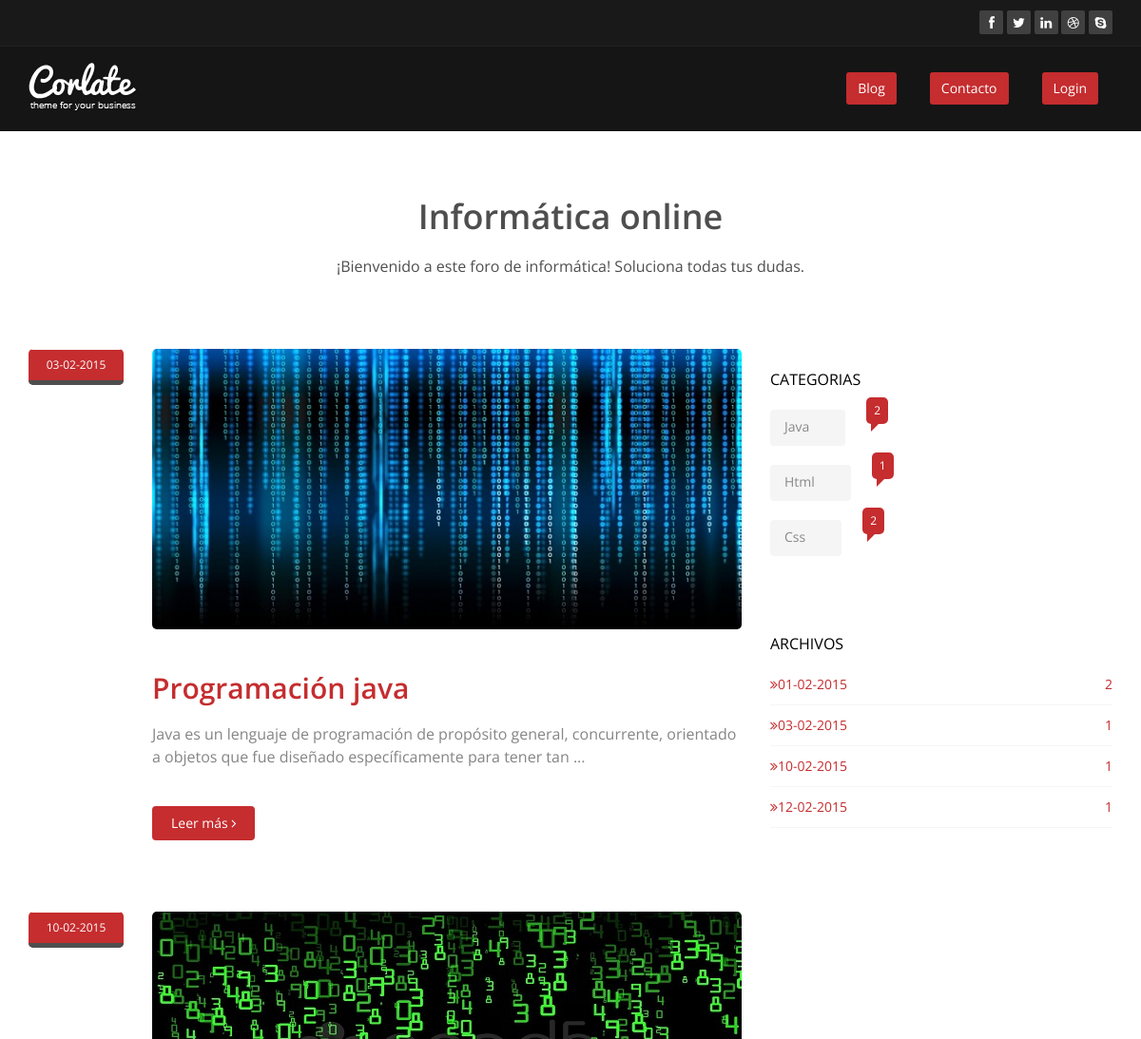
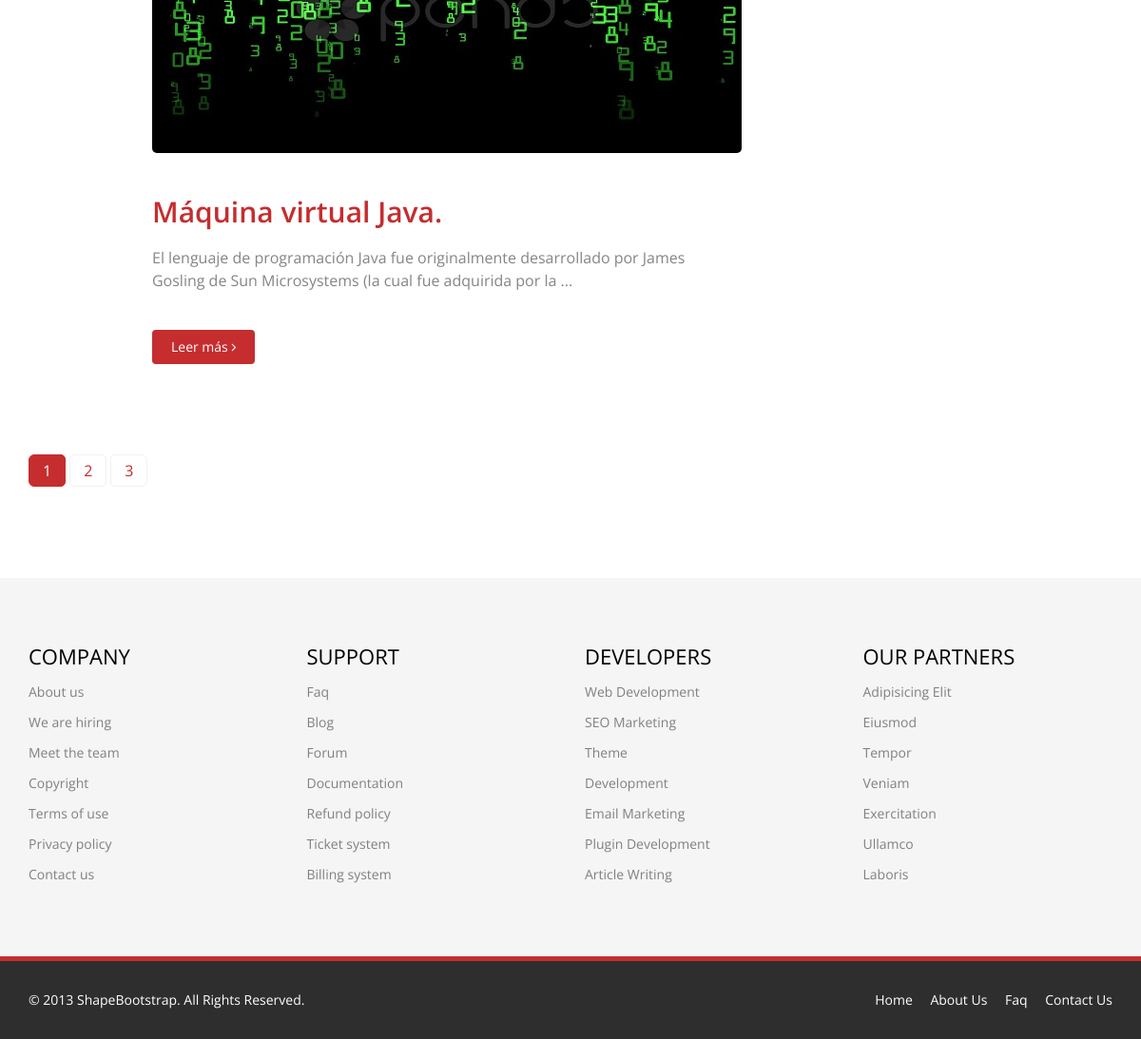
The page / on the database its author committed (2 pictures, top to bottom).
### tables this page shows
CREATE TABLE IF NOT EXISTS `post` (
  `id_post` int(11) NOT NULL AUTO_INCREMENT,
  `id_category` int(11) NOT NULL,
  `title_post` varchar(35) NOT NULL,
  `body_post` text NOT NULL,
  `tag_post` varchar(60) DEFAULT NULL,
  `image_post` varchar(255) NOT NULL,
  `date_post` timestamp NOT NULL DEFAULT CURRENT_TIMESTAMP ON UPDATE CURRENT_TIMESTAMP,
  PRIMARY KEY (`id_post`)
);

### include/config.php (called while the page is built, shortened)
<?php
	$base_url = "http://localhost/blog/";
?>

### function/blogfunction.php (called while the page is built)
<?php
	function blogdelimited ($string, $limiter){
		$string = explode(" ", $string);
		$string = array_slice($string, 0, $limiter);
		$string = implode(" ", $string);
		$string .=" ...";
		return $string;
	}
?>

### index.php (the view, shortened to what this page needs)
<?php include "/include/config.php"; ?>
<?php include "/function/blogfunction.php"; ?>
<!DOCTYPE html>
<html lang="en">
<head>
    <link href="css/bootstrap.min.css" rel="stylesheet">
    <link href="css/font-awesome.min.css" rel="stylesheet">
    <link href="css/prettyPhoto.css" rel="stylesheet">
    <link href="css/animate.min.css" rel="stylesheet">
    <link href="css/main.css" rel="stylesheet">
    <link href="css/responsive.css" rel="stylesheet">
</head>
<body>
  <?php include "/include/header.php"; ?>
    <section id="blog" class="container">
        <div class="center">
            <h2>Informática online</h2>
            <p class="lead">¡Bienvenido a este foro de informática! Soluciona todas tus dudas.</p>
        </div>
        <div class="blog">
            <div class="row">
                 <div class="col-md-8">
                 	<?php
                 		$start=0;
                 	 ?>
                 	<?php $sql = "SELECT * FROM post LIMIT ".$start.",".LIMITER;
                 	 ?>
                 	  	<?php if ($result =$mysqli -> query ($sql)){ ?>
                        	  <?php if ($result -> num_rows >0){?>
                        	  	 <?php while ($post = $result -> fetch_array ()){ ?>
                        	  	 	 <div class="blog-item">
				                        <div class="row">
				                            <div class="col-xs-12 col-sm-2 text-center">
				                                <div class="entry-meta">
				                                    <span id="publish_date"><?php echo date ("d-m-Y", strtotime($post ['date_post'])); ?></span>
				                                </div>
				                            </div>
				                            <div class="col-xs-12 col-sm-10 blog-content">
				                                <a href="#"><?php $target_path="uploads"; echo '<img class="img-responsive img-blog" src="'.$target_path."/".$post['image_post'].'" width="100%" alt="" >';?></a>
				                                <h2><a href="<?php echo $base_url."single_post.php?id_post=".$post["id_post"]?>"><?php echo $post ['title_post']; ?></a></h2>
				                                <h3><?php echo blogdelimited ($post ['body_post'], 20); ?></h3>
				                                <a class="btn btn-primary readmore" href="<?php echo $base_url."single_post.php?id_post=".$post["id_post"]?>" >Leer más <i class="fa fa-angle-right"></i></a>
				                            </div>
				                        </div>
				                    </div>
                        	  	 <?php } ?>
                        	  <?php } ?>
                        <?php } ?>
                    <ul class="pagination pagination-lg">
                    	<?php
                    		$sql="SELECT id_post FROM post";
							$result =$mysqli -> query ($sql);
							$page=ceil($result->num_rows/LIMITER);
							$x=0;
							$active="";
							for($i=1;$i<=$page;$i++){
								if($i==1){
									if($start==0)$active='class="active"';
									echo '<li '.$active.'><a href="'.$base_url.'index.php">'.$i.'</a></li>';
								}else{
									$x+=LIMITER;
									echo '<li '.$active.'><a href="'.$base_url.'index.php?start='.$x.'">'.$i.'</a></li>';
								}
								$active="";
							}
                    	 ?>
                    </ul>
                </div>
               <?php include "/include/aside_right.php"; ?>
            </div>
        </div>
    </section>
  <?php include "/include/footer.php"; ?>
</body>
</html>

### css/main.css (style rules this page uses)
body { background: #fff; font-family: 'Open Sans', sans-serif; color:#4e4e4e; line-height: 22px; }
h1, h2, h3, h4, h5, h6 { font-weight: 600; font-family: 'Open Sans', sans-serif; color:#4e4e4e; }
h2 { font-size: 20px; }
h3 { font-size: 16px; color: #787878; font-weight: 400; line-height: 24px; }
a { color: #c52d2f; -webkit-transition: color 300ms, background-color 300ms; -moz-transition: color 300ms, background-color 300ms; -o-transition: color 300ms, background-color 300ms; transition: color 300ms, background-color 300ms; }
.btn-primary { padding: 8px 20px; background: #c52d2f; color: #fff; border-radius: 4px; border:none; margin-top: 10px; }
.center h2 { font-size: 36px; margin-top: 0; margin-bottom: 20px; }
body > section { padding: 70px 0; }
.center { text-align: center; padding-bottom: 55px; }
.lead { font-size: 16px; line-height: 24px; font-weight: 400; }
.blog-item { border-radius: 0; overflow: hidden; margin-bottom: 50px; }
.blog .blog-item .img-blog { border-radius: 5px; margin-bottom: 45px; }
.blog .blog-item .blog-content { padding-bottom: 25px; }
.blog .blog-item .blog-content h2 { margin-top: 0; font-size: 30px; }
.readmore { margin-top: 0; }
.blog .blog-item .blog-content h3 { color: #858586; margin-bottom: 40px; }
.blog .blog-item .entry-meta { border-radius: 5px; overflow: hidden; }
.blog .blog-item .entry-meta > span { background: #f5f5f5; border-top: 1px solid #fff; display: block; font-size: 12px; overflow: hidden; padding: 5px; text-align: left; }
#publish_date { background: #c52d2f; border-bottom: 5px solid #4e4e4e; color: #fff; padding: 5px 0; text-align: center; }
.blog .blog-item .entry-meta > span { color: #ccc; }
ul.pagination > li > a { border: 1px solid #F1F1F1; margin-right:5px; border-radius: 5px; font-size: 16px; padding: 5px 14px; }
ul.pagination > li.active > a, ul.pagination > li:hover > a { background-color: #c52d2f !important; border-color: #c52d2f !important; color: #fff; }

### rows shown on the page
post: date_post "03-02-2015", image_post (picture), title_post "Programación java", body_post "Java es un lenguaje de programación de propósito general, concurrente, orientado a objetos que fue diseñado específicamente para tener tan ..."
post: date_post "10-02-2015", image_post (picture), title_post "Máquina virtual Java.", body_post "El lenguaje de programación Java fue originalmente desarrollado por James Gosling de Sun Microsystems (la cual fue adquirida por la ..."

### other values the page prints
$post["name_category"] "Java"
$post["num_post"] "2"
$post["name_category"] "Html"
$post["num_post"] "1"
$post["name_category"] "Css"
$archive["datepost"] "01-02-2015"
$archive["num_post"] "2"
$archive["datepost"] "03-02-2015"
$archive["num_post"] "1"
$archive["datepost"] "10-02-2015"
$archive["datepost"] "12-02-2015"
